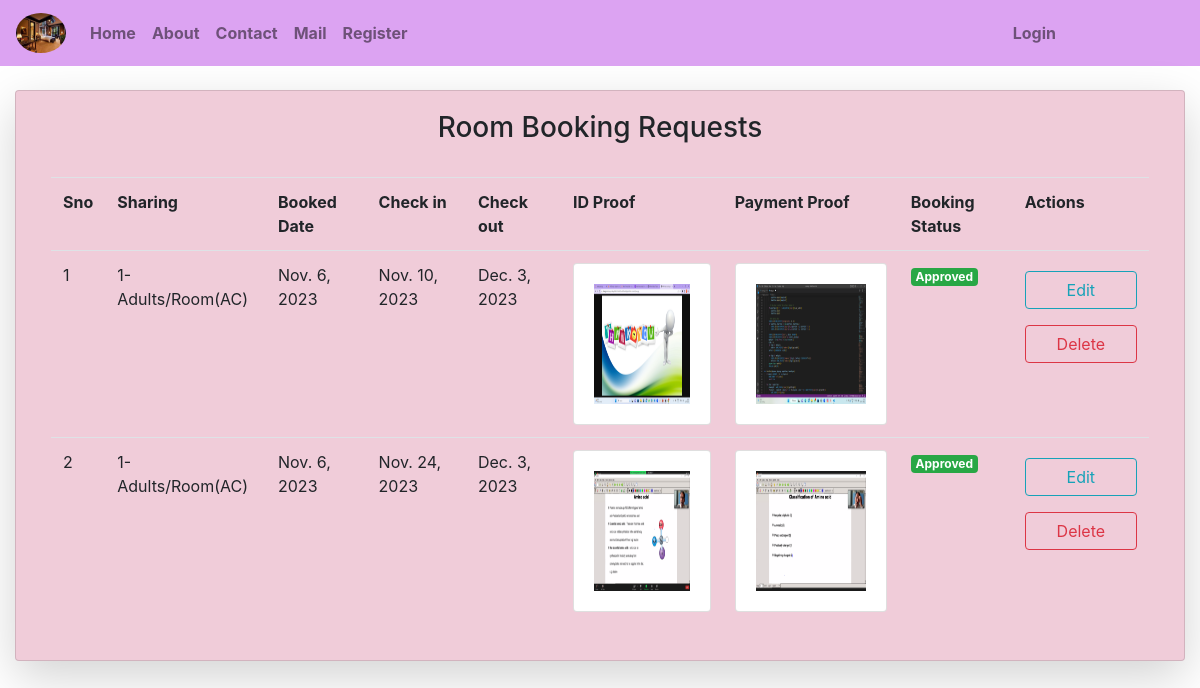
/rblist/, run on the app's committed database.
### hmsapp/models.py (models this page shows)
class Booking(models.Model):
    s=[
        ('p',"Pending"),
        ('a','Approved'),
        ('d','Declined'),
    ]
    i=[
        ('ip','---Select Id Proof Type---'),
        ('a','Aadhar Card'),
        ('p','PAN Card'),
        ('l','Licence'),
        ('v','Voter Card'),
        ('g','Other Government Certificate'),
    ]
    t=[
        ('0','---Select Room Type---'),
        ('1A','1-Adult/Room(AC)'),
        ('2A','2-Adults/Room(AC)'),
        ('1N','1-Adult/Room(Non-AC)'),
        ('2N','2-Adults/Room(Non-AC)'),
    ]
    rbstatus=models.CharField(choices=s,default='p',max_length=10)
    rbtype=models.CharField(choices=t,default='0',max_length=10)
    startdate=models.DateField()
    enddate=models.DateField()
    apldate=models.DateField(auto_now_add=True)
    mgdesc=models.CharField(max_length=200)
    idproof=models.CharField(choices=i,default='ip',max_length=15)
    idatch=models.FileField(upload_to='Attachments/')
    rnum=models.CharField(max_length=10,default="")
    amt=models.CharField(max_length=10,default="")
    guest=models.ForeignKey(User,on_delete=models.CASCADE)

class Payment(models.Model):
    payatch=models.FileField(upload_to='Attachments/')
    pay=models.ForeignKey(User,on_delete=models.CASCADE)

### hmsapp/views.py (the view)
# urls.py: path('rblist/',rblist,name="rbl"),
def rblist(request):
    b=Booking.objects.all()
    p=Payment.objects.all()
    return render(request,'html/rblist.html',{'r':b,'s':p})

### templates/html/rblist.html (shortened to what this page needs)
{% extends 'html/base.html' %}
{% block content %}
<div class="container-fluid mt-4">
    <div class="card col-md mx-auto shadow-lg" style="background-color:rgb(240, 204, 217)">
        <div class="card-body">
            <h3 style="text-align: center;">Room Booking Requests</h3>
            <br>
            <table class="table">
                <tr>
                    <th>Sno</th>
                    <th>Sharing</th>
                    <th>Booked Date</th>
                    <th>Check in</th>
                    <th>Check out</th>
                    <th>ID Proof</th>
                    <th>Payment Proof</th>
                    <th>Booking Status</th>
                    <th>Actions</th>
                </tr>
                {% for i in r %}
                    <tr>
                        <td>{{forloop.counter}}</td>
                        <td>
                            {% if i.rbtype == '1N' %}
                                <p>1-Adult/Room(Non-AC)</p>
                            {% elif i.rbtype == '2N' %}
                                <p>2-Adults/Room(Non-AC)</p>
                            {% elif i.rbtype == '1A' %}
                                <p>1-Adults/Room(AC)</p>
                            {% elif i.rbtype == '2A' %}
                                <p>2-Adults/Room(AC)</p>
                            {% endif %}
                        </td>
                        <td>{{i.apldate}}</td>
                        <td>{{i.startdate}}</td>
                        <td>{{i.enddate}}</td>
                        <td>
                            <div class="card">
                                <div class="card-body">
                                    <img src="{{i.idatch.url}}" height="120px" width="100%">
                                </div>
                            </div>
                        </td>
                        <td>
                            {% for j in s %}
                                {% if forloop.parentloop.counter == forloop.counter %}
                                <div class="card">
                                    <div class="card-body">
                                        <img src="{{j.payatch.url}}" height="120px" width="100%">
                                    </div>
                                </div>
                                {% endif %}
                            {% endfor %}
                        </td>
                        <td>
                            {% if i.rbstatus == 'p' %}
                                <p class="badge badge-primary">Pending</p>
                            {% elif i.rbstatus == 'a' %}
                                <p class="badge badge-success">Approved</p>
                            {% elif i.rbstatus == 'd' %}
                                <p class="badge badge-danger">Declined</p>
                            {% endif %}
                        </td>
                        <td>
                            <div class="row">
                                <div class="col">
                                    <a href="{% url 'rbup' i.id %}" class="btn btn-outline-info form-control my-2">Edit</a>
                                </div>
                                <div class="col">
                                    <a href="{% url 'rbdel' i.id %}" class="btn btn-outline-danger form-control my-2">Delete</a>
                                </div>
                            </div>
                        </td>
                    </tr>
                {% endfor %}
            </table>
        </div>
    </div>
</div>
{% endblock %}

### templates/html/base.html (shortened to what this page needs)
{% load static %}
<!DOCTYPE html>
<html lang="en">
<head>
    <link rel="stylesheet" type="text/css" href="{% static 'css/bootstrap.min.css' %}">
</head>
<body>
    {% include 'html/navbar.html' %}
    {% block content %}
    {% endblock %}
</body>
</html>

### templates/html/navbar.html (shortened to what this page needs)
{% load static %}
<nav class="navbar navbar-expand-md navbar-light">
    <a class="navbar-brand" href="{% url 'hm' %}">
      <img src="{% static 'images/icons/hotel.jpeg' %}" class="rounded-circle" width="50px" height="40px"></a>
    <div class="collapse navbar-collapse" id="collapsibleNavbar">
      <ul class="navbar-nav">
        {% if not user.is_authenticated %}
        <li class="nav-item">
          <a class="nav-link {% if request.path == '/' %}active{% endif %}" href="{% url 'hm' %}"><b>Home</b></a>
        </li>
        <li class="nav-item">
          <a class="nav-link {% if request.path == '/about/' %}active{% endif %}" href="{% url 'abt' %}"><b>About</b></a>
        </li>
        <li class="nav-item">
          <a class="nav-link {% if request.path == '/contact/' %}active{% endif %}" href="{% url 'cnt' %}"><b>Contact</b></a>
        </li>
        <li class="nav-item">
          <a class="nav-link {% if request.path == '/mail/' %}active{% endif %}" href="{% url 'ml' %}"><b>Mail</b></a>
        </li>
        <li class="nav-item">
            <a class="nav-link {% if request.path == '/register/' %}active{% endif %}" href="{% url 'reg' %}"><b>Register</b></a>
        </li>
      {% endif %}
      </ul>
      <ul class="navbar-nav ml-auto" style="margin-right:120px">
        {% if not user.is_authenticated %}
        <li class="nav-item">
          <a class="nav-link {% if request.path == '/login/' %}active{% endif %}" href="{% url 'log' %}"><b>Login</b></a>
        </li>
        {% endif %}
      </ul>
    </div>
</nav>

### templates/html/base.html (style rules this page uses)
body { background-image: url("https://i.pinimg.com/originals/fe/3e/4f/fe3e4fa7f5130f8c4ee903b6925e9a80.jpg"); background-repeat:no-repeat; background-size: 1550px 750px; background-attachment: fixed; }
.navbar { background-color:rgb(220, 163, 242); }

### data on the page
Booking: rbtype "1-Adults/Room(AC)", apldate "Nov. 6, 2023", startdate "Nov. 10, 2023", enddate "Dec. 3, 2023", idatch (picture), rbstatus "Approved"
Payment: payatch (picture)
Booking: rbtype "1-Adults/Room(AC)", apldate "Nov. 6, 2023", startdate "Nov. 24, 2023", enddate "Dec. 3, 2023", idatch (picture), rbstatus "Approved"
Payment: payatch (picture)
